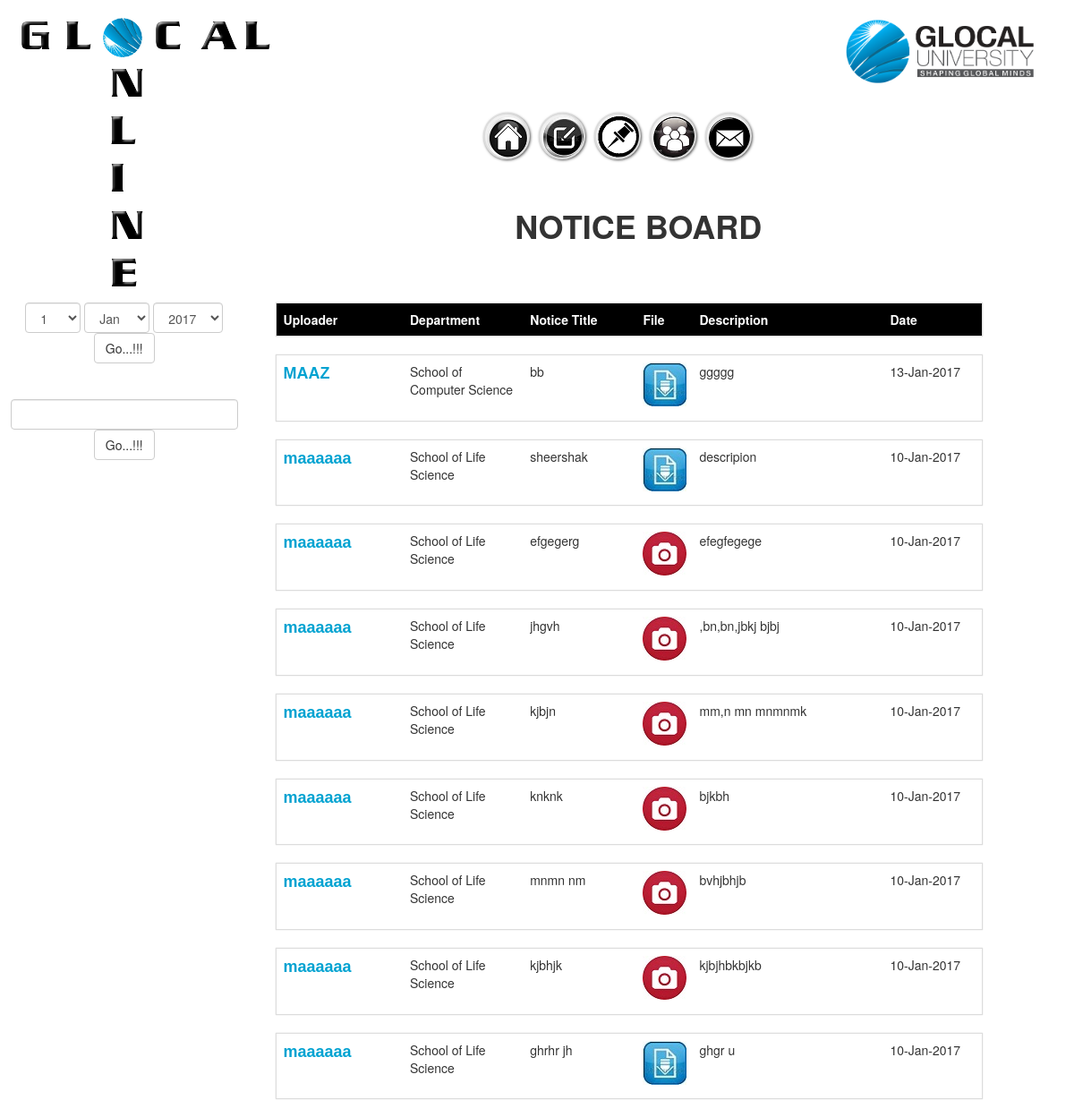
/viewnotices.php (signed in), run on the app's committed database.
### tables this page shows
CREATE TABLE `notice` (
  `id` int(20) NOT NULL,
  `f_name` varchar(100) NOT NULL,
  `dept` varchar(100) NOT NULL,
  `notice_title` varchar(100) NOT NULL,
  `notice_descp` varchar(500) NOT NULL,
  `file` varchar(300) NOT NULL,
  `fac_id` int(22) NOT NULL,
  `date` varchar(22) NOT NULL,
  `time` varchar(22) NOT NULL,
  `type` varchar(22) NOT NULL
);

### viewnotices.php (the view, shortened to what this page needs)
 <?php
include("include/dbs.php");
 $table = 'notice' ;
	if(!isset($_POST['bydate']) && !isset($_POST['byname']) )
	{
		$get = "SELECT * FROM $table order by id desc LIMIT 60";
		 $run = mysqli_query($con,$get);
  $a = mysqli_num_rows($run) ;
	}
 ?>
 <!doctype html>
<html lang="en">
<head>
<link rel="stylesheet" href="css/main.css">
<link href="sld/jquerysctipttop.css" rel="stylesheet" type="text/css">
<link href="BScss\bootstrap.css" rel="stylesheet" type="text/css">
 <link rel="stylesheet" href="mnu/style.css" type="text/css" media="screen"/>
<link rel="stylesheet" type="text/css" href="style1.css" media="all"/>
<link href="rot/jquerysctipttop.css" rel="stylesheet" type="text/css">
</head>
<body>
<BR>
 <div class="container-fluid">
  <div class="row"  >
      <div class = "col-sm-3">
 <div class="row"  >
<div ID = "do"class = "col-sm-2"><img   src="LOGO/G.png"/></DIV>
<div ID = "doo" class = "col-sm-2"><img   src="LOGO/L.png"/></DIV>
<div class = "col-sm-2">  <img  id = "spin" src="LOGO/O.png"/></DIV>
 <div class = "col-sm-2"><img   src="LOGO/C.png"/></DIV>
<div class = "col-sm-2"><img   src="LOGO/A.png"/></DIV>
<div class = "col-sm-2"><img   src="LOGO/L.png"/> </DIV>
 </DIV>
 </DIV>
  <div class = "col-sm-6"> </DIV>
   <div id="log" class = "col-sm-3"><center> <img height= "40%" width="80%" src="log.png"/></center> </DIV>
 </DIV>
  <div class="row"  >
      <div class = "col-sm-3">
 <div class="row"  >
 <div class = "col-sm-2"> </DIV>
<div class = "col-sm-2"> </DIV>
<div class = "col-sm-2"> <img   src="LOGO/N.png"/></DIV>
 <div class = "col-sm-2"> </DIV>
<div class = "col-sm-2"></DIV>
<div class = "col-sm-2"> </DIV>
 </DIV>
 </DIV>
  <div class = "col-sm-9"> </DIV>
 </DIV>
  <div class="row"  >
      <div class = "col-sm-3">
 <div class="row"  >
 <div class = "col-sm-2"> </DIV>
<div class = "col-sm-2"> </DIV>
<div class = "col-sm-2">  <img  src="LOGO/L.png"/></DIV>
 <div class = "col-sm-2"> </DIV>
<div class = "col-sm-2"></DIV>
<div class = "col-sm-2"> </DIV>
 </DIV>
 </DIV>
  <div class = "col-sm-9">
<div class="row"  >
<div class = "col-sm-8">
 <div class="menu">
            <div class="item">
                <a class="link icon_mail"></a>
            </div>
            <div class="item">
                <a class="link icon_help"></a>
            </div>
            <div class="item">
                <a class="link icon_find"></a>
            </div>
            <div class="item">
                <a class="link icon_photos"></a>
            </div>
            <div class="item">
                <a class="link icon_home"></a>
            </div>
        </div> </div>
		<div  class =  "col-sm-4">  </div>
		</div>
  </DIV>
 </DIV>
  <div class="row"  >
      <div class = "col-sm-3">
 <div class="row"  >
 <div class = "col-sm-2"> </DIV>
<div class = "col-sm-2"> </DIV>
<div class = "col-sm-2">  <img  src="LOGO/I.png"/></DIV>
 <div class = "col-sm-2"> </DIV>
<div class = "col-sm-2"></DIV>
<div class = "col-sm-2"> </DIV>
 </DIV>
 </DIV>
  <div class = "col-sm-9"> </DIV>
 </DIV>
  <div class="row"  >
      <div class = "col-sm-3">
 <div class="row"  >
 <div class = "col-sm-2"> </DIV>
<div class = "col-sm-2"> </DIV>
<div  id ="do" class = "col-sm-2">   <img    src="LOGO/N.png"/>  </DIV>
 <div class = "col-sm-2"> </DIV>
<div class = "col-sm-2"></DIV>
<div class = "col-sm-2"> </DIV>
 </DIV>
 </DIV>
  <div class = "col-sm-9">  <h1>&nbsp&nbsp&nbsp &nbsp&nbsp&nbsp &nbsp  &nbsp&nbsp&nbsp &nbsp&nbsp&nbsp &nbsp&nbsp&nbsp &nbsp&nbsp&nbsp <b>NOTICE BOARD </b></h1> </DIV>
 </DIV>
 <div class="row"  >
      <div class = "col-sm-3">
 <div class="row"  >
 <div class = "col-sm-2"> </DIV>
<div class = "col-sm-2"> </DIV>
<div class = "col-sm-2">  <img   src="LOGO/E.png"/></DIV>
 <div class = "col-sm-2"> </DIV>
<div class = "col-sm-2"></DIV>
<div class = "col-sm-2"> </DIV>
 </DIV>
 </DIV>
  <div class = "col-sm-9"> </DIV>
 </DIV>
 </DIV>
 <div class="row">            <div class="col-sm-3" >
 <center>    <form method="POST" class="form-inline" role="form"  >
        <select class="form-control" id="sel1" name ="dte">
       <?php
    for ($x = 1; $x <= 31; $x++)
		echo "<option >".$x."</option>";
     ?>
  </select>
       <select class="form-control" id="sel1" name ="mth">
    <option >Jan</option>
  </select>
	   <select class="form-control"   name = "yrr">
    <option >2017</option>
  </select>
 	   <button type= "submit" name = "bydate" class="btn btn-default">Go...!!!</button> </form>
 <form method="POST" class="form-inline" role="form"  >
	<br> <label style="color:white">or search by keywords...!!!</label>   <input type="text" class="form-control" size="28" name="topic_name" required  />
    <button type= "submit" name = "byname" class="btn btn-default" >Go...!!!</button>
 </form> </center>
 </div>
     <div class="col-sm-8">
 <div class="table-responsive" id="t">
      <table class="table">
         <tr>
             <th id = "a">Uploader</th>
             <th id="b">Department</th>
             <th id="c">Notice Title</th>
			  <th id="d">File</th>
             <th id="e">Description</th>
			  <th id="f">Date</th>
         </tr>
         </table></div>
    <?php
	while ( $row = mysqli_fetch_array($run))
  {
	    $nam=$row['f_name'];
		$sub	= $row['dept'];
	 	$topic	=  $row['notice_title'];
		$file	= $row['file'];
		$descp =	$row['notice_descp'];
		$date	= $row['date'];
	     $u_id =	$row['fac_id'];
		 $typ = $row['type'];
	 if ($typ === "jpeg" || $typ === "jpg" || $typ === "png" || $typ === "gif")
	 {  $ft = "<a href = 'FAC_NOtices/$file'><img src ='FILE_TYPE/image.jpg'</a>" ;}
else if ($typ === "zip")
{$ft = "<a href = 'FAC_NOtices/$file'><img src ='FILE_TYPE/zip.png'</a>" ; }
	 else if  ($typ === "mp4" || $typ === "mp3" || $typ === "mkv" )
		 { $ft = "<a href = 'FAC_NOtices/$file'><img src ='FILE_TYPE/clp.jpg'</a>" ;}
		 else
		 {$ft = "<a href = 'FAC_NOtices/$file'><img src ='FILE_TYPE/doc.jpg'</a>" ; }
	if ($a == 0)
	{  }
else
	{?>                            <table class="table" id="q"  >  <tr>
                        <td id ="a">  <a href = 'profile.php?ID=<?=$u_id?>'><?=$nam?></a></td><td id ="b" ><?=$sub?> </td>
    <td id ="c"> <?=$topic?></td>
    <td id ="d">
          <?=$ft?></td>
    <td id ="e">
                            <?=$descp?>
                            </td>
							<td id ="f">
                            <?=$date?>
                            </td>
							</tr>   </table>
  <?php } }?>
 		</div>		<div class="col-sm-1"> </div>   	 </div>
 </body>
 </html>

### css/main.css (style rules this page uses)
html { height: 100%; }
body { height: 100%; color: #eee; background: black; margin: 0; overflow-x: hidden; }
a { color: #DA2020; font-weight: bold; text-decoration: none; }

### mnu/style.css (style rules this page uses)
.menu { width:530px; position:relative; font-family: "Trebuchet MS", sans-serif; font-size: 16px; font-style: normal; font-weight: bold; text-transform: uppercase; }
.item { position:relative; background-color:#f0f0f0; float:right; width:52px; margin:0px 5px; height:52px; border:2px solid #ddd; -moz-border-radius:30px; -webkit-border-radius:30px; border-radius:30px; -moz-box-shadow:1px 1px 3px #555; -webkit-box-shadow:1px 1px 3px #555; box-shadow:1px 1px 3px #555; cursor:pointer; overflow:hidden; }
.link { left:2px; top:2px; position:absolute; width:48px; height:48px; }
.icon_home { background:transparent url(../images/home.png) no-repeat top left; }
.icon_mail { background:transparent url(../images/mail.png) no-repeat top left; }
.icon_help { background:transparent url(../images/help.png) no-repeat top left; }
.icon_find { background:transparent url(../images/find.png) no-repeat top left; }
.icon_photos { background:transparent url(../images/photos.png) no-repeat top left; }
#log { height:52px; }

### style1.css (style rules this page uses)
html, body, div, span, applet, object, iframe, h1, h2, h3, h4, h5, h6, p, blockquote, pre, a, abbr, acronym, address, big, cite, code, del, dfn, em, img, ins, kbd, q, s, samp, small, strike, strong, sub, sup, tt, var, b, u, i, center, dl, dt, dd, ol, ul, li, fieldset, form, label, legend, table, caption, tbody, tfoot, thead, tr, th, td, article, aside, canvas, details, embed, figure, figcaption, footer, header, hgroup, menu, nav, output, ruby, section, summary, time, mark, audio, video { margin: 0; padding: 0; border: 0; vertical-align: baseline; }
body { background-image: url('tabz.jpg'); }
table { border:solid #dcdcdc 1px; padding:25px; box-shadow: 0px 0px 1px rgba(0,0,0,0.2); width:500px; }
table tr,td { padding:15px; //border:solid #e1e1e1 1px; }
table tr td a { text-decoration:none; color:#00a2d1; font-family:Verdana, Geneva, sans-serif; font-size:18px; }
* { margin:0; padding:0; }

### viewnotices.php (style rules this page uses)
body { background-image: url('bg/7.jpg'); background-size: cover; }
table { background-image: url('bg/6.jpg'); background-size: fill; }
#spin { width:44px; }
#q { table-layout:fixed ; width:100%;word-wrap:break-word; }
#t table { background:#000000;color:white; }
#a { width:18%; }
#b { width:17%; }
#c { width:16%; }
#d { width:8%; }
#e { width:27%; }
#f { width:14%; }

### data on the page
notice: f_name "MAAZ", dept "School of Computer Science", notice_title "bb", notice_descp "ggggg", date "13-Jan-2017"
notice: f_name "maaaaaa", dept "School of Life Science", notice_title "sheershak", notice_descp "descripion", date "10-Jan-2017"
notice: f_name "maaaaaa", dept "School of Life Science", notice_title "efgegerg", notice_descp "efegfegege", date "10-Jan-2017"
notice: f_name "maaaaaa", dept "School of Life Science", notice_title "jhgvh", notice_descp ",bn,bn,jbkj bjbj", date "10-Jan-2017"
notice: f_name "maaaaaa", dept "School of Life Science", notice_title "kjbjn", notice_descp "mm,n mn mnmnmk", date "10-Jan-2017"
notice: f_name "maaaaaa", dept "School of Life Science", notice_title "knknk", notice_descp "bjkbh", date "10-Jan-2017"
notice: f_name "maaaaaa", dept "School of Life Science", notice_title "mnmn nm", notice_descp "bvhjbhjb", date "10-Jan-2017"
notice: f_name "maaaaaa", dept "School of Life Science", notice_title "kjbhjk", notice_descp "kjbjhbkbjkb", date "10-Jan-2017"
notice: f_name "maaaaaa", dept "School of Life Science", notice_title "ghrhr jh", notice_descp "ghgr u", date "10-Jan-2017"

### other printed values
form field dte "1"
